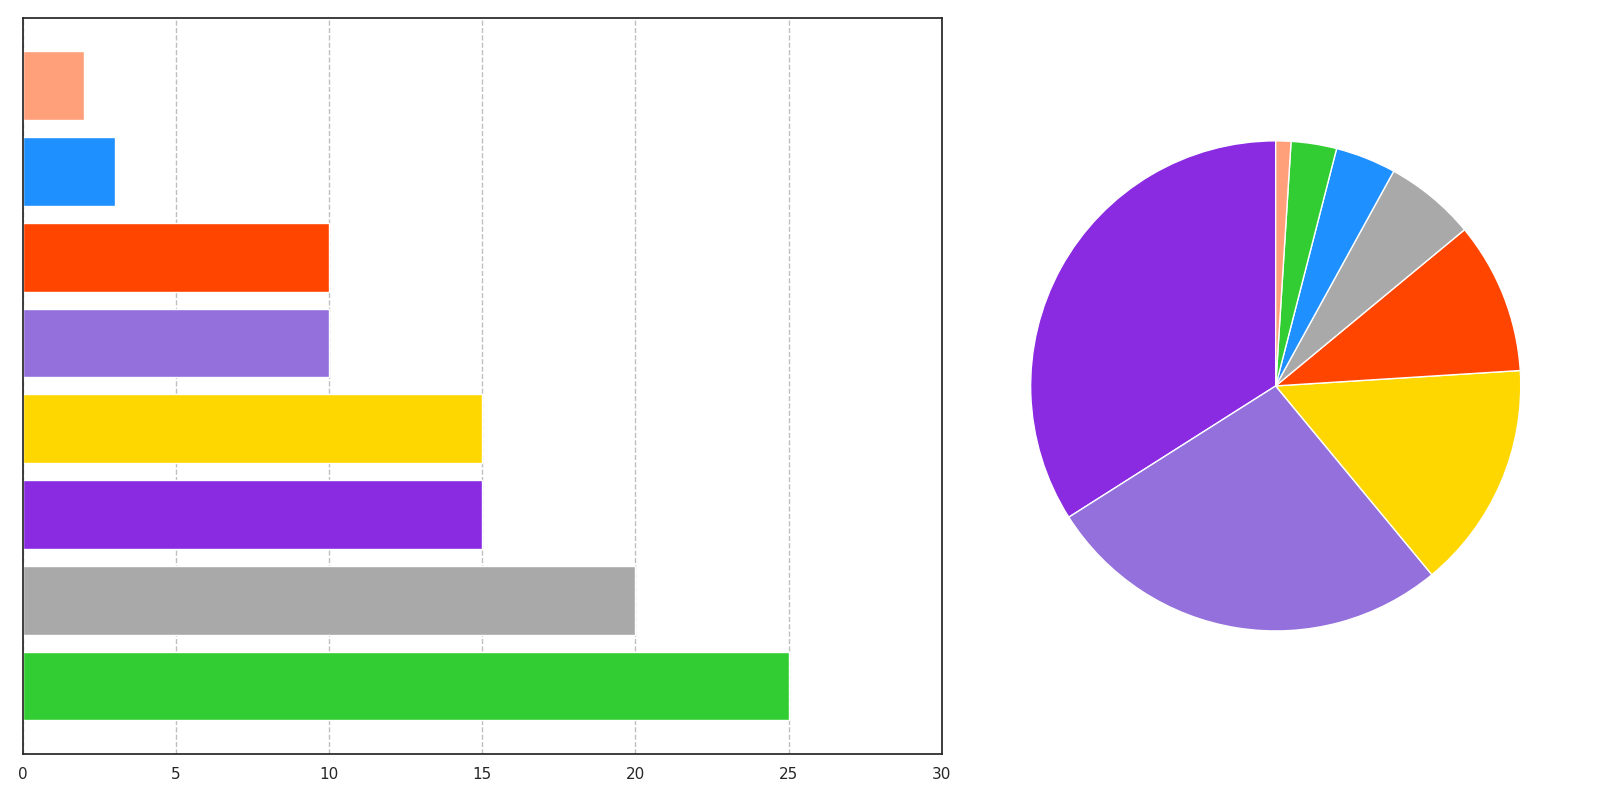

Reproduce this figure in Python.
import matplotlib.pyplot as plt
import numpy as np

energy_sources = ['Solar', 'Wind', 'Hydropower', 'Nuclear', 'Coal', 'Natural Gas', 'Other Renewables', 'Fusion']
percentages_2050 = [25, 20, 15, 10, 10, 15, 3, 2]
percentages_2020 = [3, 6, 15, 10, 27, 34, 4, 1]

# Manually shuffled list of colors
colors = ['#32CD32', '#A9A9A9', '#FFD700', '#FF4500', '#9370DB', '#8A2BE2', '#1E90FF', '#FFA07A']

# Sort indices based on percentages_2050 values in descending order
sorted_indices_2050 = np.argsort(percentages_2050)[::-1]
sorted_energy_sources_2050 = [energy_sources[i] for i in sorted_indices_2050]
sorted_percentages_2050 = [percentages_2050[i] for i in sorted_indices_2050]
sorted_colors_2050 = [colors[i] for i in sorted_indices_2050]

# Sort indices based on percentages_2020 values in descending order
sorted_indices_2020 = np.argsort(percentages_2020)[::-1]
sorted_percentages_2020 = [percentages_2020[i] for i in sorted_indices_2020]
sorted_colors_2020 = [colors[i] for i in sorted_indices_2020]

fig, axs = plt.subplots(1, 2, figsize=(16, 8), gridspec_kw={'width_ratios': [1.5, 1]})

# Draw sorted horizontal bar chart
bars = axs[0].barh(sorted_energy_sources_2050, sorted_percentages_2050, color=sorted_colors_2050)
axs[0].xaxis.grid(True, linestyle='--', which='major', color='grey', alpha=0.5)
axs[0].set_xlim(0, 30)
axs[0].set_yticklabels([])

# Draw sorted pie chart
axs[1].pie(sorted_percentages_2020, labels=None, startangle=90, colors=sorted_colors_2020)

plt.tight_layout()
plt.show()
